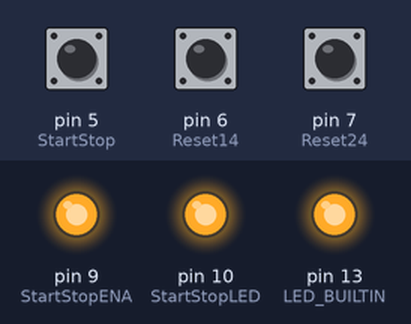
The sketch below on a simulated Arduino Uno, built with avr-gcc and run on an emulated ATmega328P. Shown: output pins drawn as LEDs (lit = HIGH). The inputs (shaded band) are chosen by the test bench; at power-on: pin 5 (StartStop) LOW, pin 6 (Reset14) HIGH, pin 7 (Reset24) HIGH. What the sketch prints to the serial monitor is not drawn.

Above: at 1.2 s.
1.3 s: pin 5 (StartStop) pulled HIGH for 0.15 s
At 2.5 s:
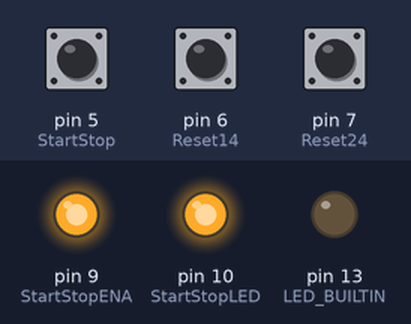
2.9 s: pin 6 (Reset14) pulled LOW for 0.15 s
At 3.8 s:
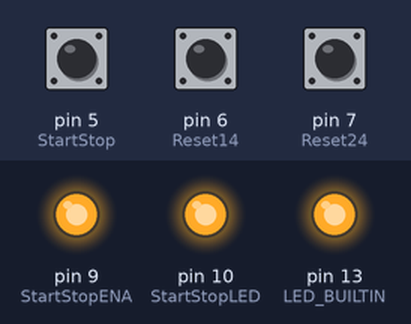
7.0 s: pin 5 (StartStop) pulled HIGH for 1 s
At 8.1 s:
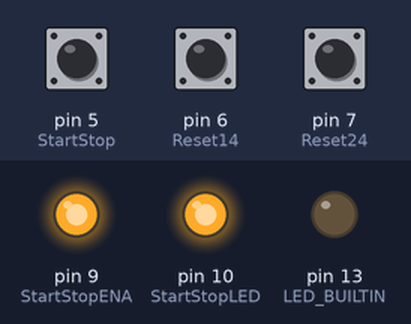
9.5 s: pin 6 (Reset14) pulled LOW for 1 s
At 10.0 s:
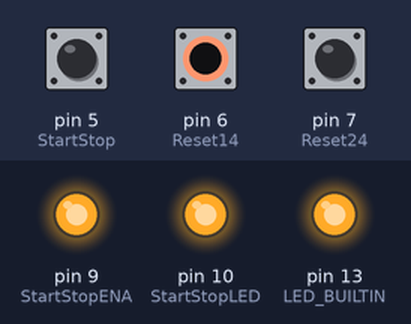
12.0 s: pin 5 (StartStop) pulsed HIGH 5 times (0.12 s each, 0.3 s apart)
At 14.0 s:
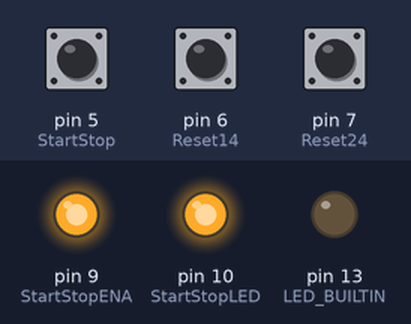
Timing chart, 0 to 34.2 s (numbered marks = the images above; inputs shaded):
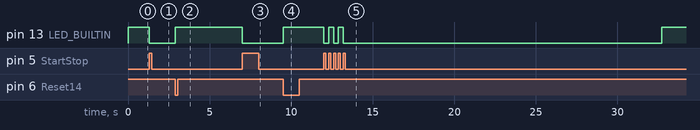

The sketch:

Buttons_Arduino.ino
```cpp
/*
  The circuit:
   pushbutton attached from pin 5 to +5V
   10K resistor attached from pin 5 to ground

   pushbutton attached from pin 6 to ground
   pushbutton attached from pin 7 to ground
*/
const int StartStop = 5;  //Start og Stop  See instruction above
const int Reset14 = 6;    //reset sa  14   i  sa ground
const int Reset24 = 7;     //reset sa 24    i conect sa ground
const int ResetENA = 8;
const int StartStopENA = 9;
const int StartStopLED = 10;

int Count_Val;
int Count_Init;
uint32_t prev_time;

bool Stop = true;

int buttonState = LOW;
unsigned long lastDebounceTime = 0;
unsigned long debounceDelay = 50;

//--------------------------------------------------
#include <SoftwareSerial.h>

SoftwareSerial ESPSerial(2,3);

#define ESP8266 Serial
#define LED_ON  digitalWrite(LED_BUILTIN, HIGH)
#define LED_OFF digitalWrite(LED_BUILTIN, LOW)

//--------------------------------------------------

void setup() {
  ESP8266.begin(19200);
  ESPSerial.begin(19200);
  pinMode(2, INPUT_PULLUP);

  setUpWifiShield();

  pinMode(StartStop, INPUT);
  pinMode(Reset14, INPUT_PULLUP);
  pinMode(Reset24, INPUT_PULLUP);
  pinMode(LED_BUILTIN, OUTPUT);
  LED_ON;

  Stop = true;
  Count_Val = 240;
  Count_Init = 240;
}

void loop() {
  ShotClockTriggeringCodes();
  UpdateTime();
}

/*///////////////////////////////////////////////////////////////////////////*/

void UpdateTime(void)
{
  if (!Stop)
  {
    uint32_t current = millis();
    int32_t interval = current - prev_time;
    if (interval>=100L)
    {
      prev_time = current + interval - 100;
      if (Count_Val>1)
      {
        Count_Val--;
      }
      else
      {
        Count_Val = Count_Init;
        StopCount(true);
      }
    }
  }
}

void StopCount(bool bStop)
{
  if (!bStop)
  {
    Stop = false;
    if (Count_Val<=0) Count_Val = Count_Init;
    prev_time = millis();
    LED_OFF;
  }
  else
  {
    Stop = true;
    LED_ON;
  }
}

//-----------------------------------------------------------------wifi CODES start

void setUpWifiShield() {
  pinMode(ResetENA, OUTPUT);
  pinMode(StartStopENA, OUTPUT);
  pinMode(StartStopLED, OUTPUT);
  pinMode(LED_BUILTIN, OUTPUT);
  digitalWrite(ResetENA, LOW);
  digitalWrite(StartStopENA, HIGH);
  digitalWrite(StartStopLED, HIGH);
  digitalWrite(LED_BUILTIN, LOW);
}

void SendTrytoSEND(String CommandData)
{
  for (int i=0; i<CommandData.length(); i++)
  {
    uint8_t b = CommandData[i];
    ESP8266.write(b);
    ESPSerial.write(b);
  }
}

void ShotClockTriggeringCodes() {

  int readingStartStop = digitalRead(StartStop);
  int readingReset14 = digitalRead(Reset14);
  int readingReset24 = digitalRead(Reset24);

  //--------------------------------debounce start-------Start  Stop  button--------
  unsigned long CurrentTime = millis();

  if ((CurrentTime - lastDebounceTime) > debounceDelay)
  {
    if (readingStartStop != buttonState)
    {
      buttonState = readingStartStop;
      if (buttonState == HIGH)
      {
        if (Stop)
        {
          StopCount(false);
          SendTrytoSEND("ZZ");
        }
        else
        {
          StopCount(true);
          SendTrytoSEND("XX");
        }
      }
      lastDebounceTime = CurrentTime;
    }
  }

  //---------------------------------debounce end-------Start  Stop  Button-------

  //-------------------------------------------------------reset14 and reset24 START------------------
  if (readingReset14 == LOW)
  {
    StopCount(true);
    SendTrytoSEND("Q14");             //to reset 14
    delay(100);
  }
  if (readingReset24 == LOW) {
    StopCount(true);
    SendTrytoSEND("Q24");               //to reset 24
    delay(100);
  }
  //-------------------------------------------------------reset14 and reset24 END------------------

}
```

Measured:
- after the input at 1.3 s, pin 13 (LED_BUILTIN): HIGH → LOW at once
- after the input at 2.9 s, pin 13 (LED_BUILTIN): LOW → HIGH at once
- after the input at 7.0 s, pin 13 (LED_BUILTIN): HIGH → LOW at once
- after the input at 9.5 s, pin 13 (LED_BUILTIN): LOW → HIGH at once
- after the input at 12.0 s, pin 13 (LED_BUILTIN): goes LOW 0.30 s, HIGH 0.30 s, LOW 0.30 s, HIGH 0.30 s, LOW 19.5 s, then HIGH, starting at once
